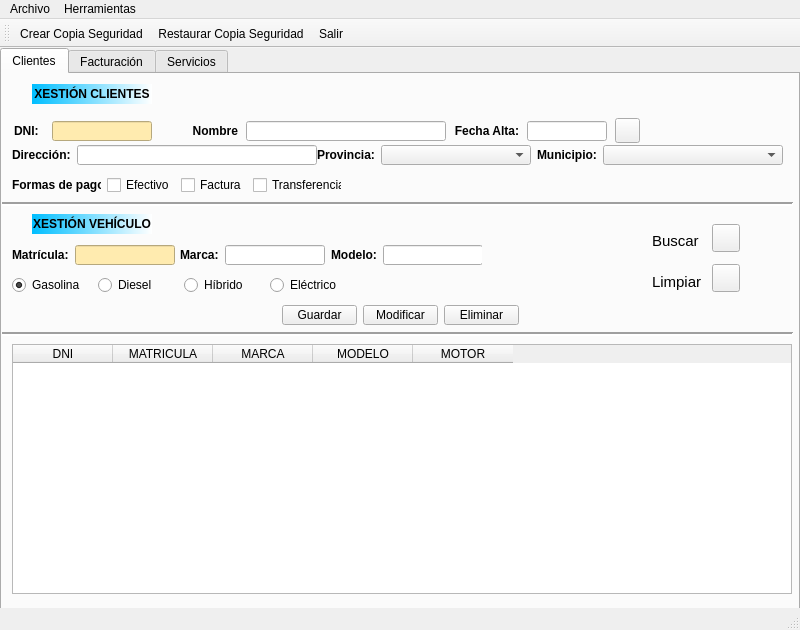
<?xml version="1.0" encoding="UTF-8"?>
<ui version="4.0">
 <class>ventMain</class>
 <widget class="QMainWindow" name="ventMain">
  <property name="geometry">
   <rect>
    <x>0</x>
    <y>0</y>
    <width>800</width>
    <height>630</height>
   </rect>
  </property>
  <property name="minimumSize">
   <size>
    <width>800</width>
    <height>630</height>
   </size>
  </property>
  <property name="maximumSize">
   <size>
    <width>800</width>
    <height>630</height>
   </size>
  </property>
  <property name="windowTitle">
   <string>Talleres Teis</string>
  </property>
  <property name="iconSize">
   <size>
    <width>28</width>
    <height>28</height>
   </size>
  </property>
  <widget class="QWidget" name="centralwidget">
   <widget class="QTabWidget" name="tabWidget">
    <property name="geometry">
     <rect>
      <x>0</x>
      <y>0</y>
      <width>800</width>
      <height>600</height>
     </rect>
    </property>
    <property name="minimumSize">
     <size>
      <width>800</width>
      <height>600</height>
     </size>
    </property>
    <property name="maximumSize">
     <size>
      <width>800</width>
      <height>600</height>
     </size>
    </property>
    <property name="currentIndex">
     <number>0</number>
    </property>
    <widget class="QWidget" name="tab">
     <attribute name="title">
      <string>Clientes</string>
     </attribute>
     <widget class="QLabel" name="label_2">
      <property name="geometry">
       <rect>
        <x>650</x>
        <y>200</y>
        <width>51</width>
        <height>16</height>
       </rect>
      </property>
      <property name="font">
       <font>
        <family>Segoe UI</family>
        <pointsize>11</pointsize>
       </font>
      </property>
      <property name="text">
       <string>Limpiar</string>
      </property>
     </widget>
     <widget class="QWidget" name="layoutWidget">
      <property name="geometry">
       <rect>
        <x>10</x>
        <y>70</y>
        <width>771</width>
        <height>22</height>
       </rect>
      </property>
      <layout class="QHBoxLayout" name="horizontalLayout_2">
       <item>
        <widget class="QLabel" name="lblDircli">
         <property name="font">
          <font>
           <weight>75</weight>
           <bold>true</bold>
          </font>
         </property>
         <property name="text">
          <string>Dirección:</string>
         </property>
        </widget>
       </item>
       <item>
        <widget class="QLineEdit" name="txtDircli">
         <property name="minimumSize">
          <size>
           <width>240</width>
           <height>20</height>
          </size>
         </property>
         <property name="maximumSize">
          <size>
           <width>240</width>
           <height>20</height>
          </size>
         </property>
        </widget>
       </item>
       <item>
        <widget class="QLabel" name="lblProcli">
         <property name="font">
          <font>
           <weight>75</weight>
           <bold>true</bold>
          </font>
         </property>
         <property name="text">
          <string>Provincia:</string>
         </property>
        </widget>
       </item>
       <item>
        <widget class="QComboBox" name="cmbProcli">
         <property name="minimumSize">
          <size>
           <width>150</width>
           <height>20</height>
          </size>
         </property>
         <property name="maximumSize">
          <size>
           <width>150</width>
           <height>20</height>
          </size>
         </property>
        </widget>
       </item>
       <item>
        <widget class="QLabel" name="lblMunicli">
         <property name="font">
          <font>
           <weight>75</weight>
           <bold>true</bold>
          </font>
         </property>
         <property name="text">
          <string>Municipio:</string>
         </property>
        </widget>
       </item>
       <item>
        <widget class="QComboBox" name="cmbMunicli">
         <property name="minimumSize">
          <size>
           <width>180</width>
           <height>20</height>
          </size>
         </property>
         <property name="maximumSize">
          <size>
           <width>180</width>
           <height>20</height>
          </size>
         </property>
        </widget>
       </item>
      </layout>
     </widget>
     <widget class="QWidget" name="layoutWidget_2">
      <property name="geometry">
       <rect>
        <x>10</x>
        <y>100</y>
        <width>330</width>
        <height>22</height>
       </rect>
      </property>
      <layout class="QHBoxLayout" name="horizontalLayout_6">
       <item>
        <widget class="QLabel" name="lblFormaspago">
         <property name="font">
          <font>
           <weight>75</weight>
           <bold>true</bold>
          </font>
         </property>
         <property name="text">
          <string>Formas de pago:</string>
         </property>
        </widget>
       </item>
       <item>
        <spacer name="horizontalSpacer_3">
         <property name="orientation">
          <enum>Qt::Horizontal</enum>
         </property>
         <property name="sizeHint" stdset="0">
          <size>
           <width>40</width>
           <height>20</height>
          </size>
         </property>
        </spacer>
       </item>
       <item>
        <widget class="QCheckBox" name="chkEfectivo">
         <property name="text">
          <string>Efectivo</string>
         </property>
        </widget>
       </item>
       <item>
        <widget class="QCheckBox" name="chkFactura">
         <property name="text">
          <string>Factura</string>
         </property>
        </widget>
       </item>
       <item>
        <widget class="QCheckBox" name="chkTrans">
         <property name="text">
          <string>Transferencia</string>
         </property>
        </widget>
       </item>
      </layout>
     </widget>
     <widget class="QTableWidget" name="tbClientes">
      <property name="geometry">
       <rect>
        <x>10</x>
        <y>270</y>
        <width>780</width>
        <height>250</height>
       </rect>
      </property>
      <property name="minimumSize">
       <size>
        <width>780</width>
        <height>250</height>
       </size>
      </property>
      <property name="maximumSize">
       <size>
        <width>780</width>
        <height>250</height>
       </size>
      </property>
      <property name="styleSheet">
       <string notr="true"/>
      </property>
      <property name="alternatingRowColors">
       <bool>true</bool>
      </property>
      <property name="selectionBehavior">
       <enum>QAbstractItemView::SelectRows</enum>
      </property>
      <column>
       <property name="text">
        <string>DNI</string>
       </property>
      </column>
      <column>
       <property name="text">
        <string>MATRICULA</string>
       </property>
      </column>
      <column>
       <property name="text">
        <string>MARCA</string>
       </property>
      </column>
      <column>
       <property name="text">
        <string>MODELO</string>
       </property>
      </column>
      <column>
       <property name="text">
        <string>MOTOR</string>
       </property>
      </column>
     </widget>
     <widget class="QWidget" name="layoutWidget_3">
      <property name="geometry">
       <rect>
        <x>10</x>
        <y>200</y>
        <width>340</width>
        <height>22</height>
       </rect>
      </property>
      <layout class="QHBoxLayout" name="horizontalLayout_4">
       <item>
        <widget class="QRadioButton" name="rbtGasolina">
         <property name="minimumSize">
          <size>
           <width>80</width>
           <height>20</height>
          </size>
         </property>
         <property name="maximumSize">
          <size>
           <width>80</width>
           <height>20</height>
          </size>
         </property>
         <property name="text">
          <string>Gasolina</string>
         </property>
         <property name="checked">
          <bool>true</bool>
         </property>
        </widget>
       </item>
       <item>
        <widget class="QRadioButton" name="rbtDiesel">
         <property name="minimumSize">
          <size>
           <width>80</width>
           <height>20</height>
          </size>
         </property>
         <property name="maximumSize">
          <size>
           <width>80</width>
           <height>20</height>
          </size>
         </property>
         <property name="text">
          <string>Diesel</string>
         </property>
        </widget>
       </item>
       <item>
        <widget class="QRadioButton" name="rbtHibrido">
         <property name="minimumSize">
          <size>
           <width>80</width>
           <height>20</height>
          </size>
         </property>
         <property name="maximumSize">
          <size>
           <width>80</width>
           <height>20</height>
          </size>
         </property>
         <property name="text">
          <string>Híbrido</string>
         </property>
        </widget>
       </item>
       <item>
        <widget class="QRadioButton" name="rbtElectrico">
         <property name="minimumSize">
          <size>
           <width>80</width>
           <height>20</height>
          </size>
         </property>
         <property name="text">
          <string>Eléctrico</string>
         </property>
        </widget>
       </item>
      </layout>
     </widget>
     <widget class="QPushButton" name="btnLimpiacli">
      <property name="geometry">
       <rect>
        <x>710</x>
        <y>190</y>
        <width>28</width>
        <height>28</height>
       </rect>
      </property>
      <property name="minimumSize">
       <size>
        <width>28</width>
        <height>28</height>
       </size>
      </property>
      <property name="maximumSize">
       <size>
        <width>28</width>
        <height>28</height>
       </size>
      </property>
      <property name="text">
       <string/>
      </property>
      <property name="icon">
       <iconset>
        <normaloff>img/limpiar.png</normaloff>img/limpiar.png</iconset>
      </property>
      <property name="iconSize">
       <size>
        <width>24</width>
        <height>24</height>
       </size>
      </property>
     </widget>
     <widget class="Line" name="line">
      <property name="geometry">
       <rect>
        <x>-10</x>
        <y>120</y>
        <width>801</width>
        <height>20</height>
       </rect>
      </property>
      <property name="lineWidth">
       <number>2</number>
      </property>
      <property name="orientation">
       <enum>Qt::Horizontal</enum>
      </property>
     </widget>
     <widget class="Line" name="line_2">
      <property name="geometry">
       <rect>
        <x>-10</x>
        <y>250</y>
        <width>801</width>
        <height>20</height>
       </rect>
      </property>
      <property name="styleSheet">
       <string notr="true"/>
      </property>
      <property name="lineWidth">
       <number>2</number>
      </property>
      <property name="orientation">
       <enum>Qt::Horizontal</enum>
      </property>
     </widget>
     <widget class="QLabel" name="lblTitulocli">
      <property name="geometry">
       <rect>
        <x>30</x>
        <y>10</y>
        <width>120</width>
        <height>20</height>
       </rect>
      </property>
      <property name="minimumSize">
       <size>
        <width>120</width>
        <height>20</height>
       </size>
      </property>
      <property name="maximumSize">
       <size>
        <width>120</width>
        <height>20</height>
       </size>
      </property>
      <property name="font">
       <font>
        <weight>75</weight>
        <bold>true</bold>
       </font>
      </property>
      <property name="styleSheet">
       <string notr="true">background-color: qlineargradient(spread:pad, x1:0, y1:0, x2:1, y2:0, stop:0 rgba(0, 190, 255, 255), stop:1 rgba(255, 255, 255, 255));</string>
      </property>
      <property name="text">
       <string>XESTIÓN CLIENTES</string>
      </property>
      <property name="alignment">
       <set>Qt::AlignCenter</set>
      </property>
     </widget>
     <widget class="QWidget" name="layoutWidget_4">
      <property name="geometry">
       <rect>
        <x>10</x>
        <y>170</y>
        <width>470</width>
        <height>22</height>
       </rect>
      </property>
      <layout class="QHBoxLayout" name="horizontalLayout_3">
       <item>
        <widget class="QLabel" name="lblMatri">
         <property name="font">
          <font>
           <weight>75</weight>
           <bold>true</bold>
          </font>
         </property>
         <property name="text">
          <string>Matrícula:</string>
         </property>
        </widget>
       </item>
       <item>
        <widget class="QLineEdit" name="txtCar">
         <property name="minimumSize">
          <size>
           <width>100</width>
           <height>20</height>
          </size>
         </property>
         <property name="maximumSize">
          <size>
           <width>100</width>
           <height>20</height>
          </size>
         </property>
         <property name="styleSheet">
          <string notr="true">background-color:rgb(255, 235, 175)</string>
         </property>
        </widget>
       </item>
       <item>
        <widget class="QLabel" name="lblMar">
         <property name="font">
          <font>
           <weight>75</weight>
           <bold>true</bold>
          </font>
         </property>
         <property name="text">
          <string>Marca:</string>
         </property>
        </widget>
       </item>
       <item>
        <widget class="QLineEdit" name="txtModelo">
         <property name="minimumSize">
          <size>
           <width>100</width>
           <height>20</height>
          </size>
         </property>
         <property name="maximumSize">
          <size>
           <width>100</width>
           <height>20</height>
          </size>
         </property>
        </widget>
       </item>
       <item>
        <widget class="QLabel" name="lblModelo">
         <property name="font">
          <font>
           <weight>75</weight>
           <bold>true</bold>
          </font>
         </property>
         <property name="text">
          <string>Modelo:</string>
         </property>
        </widget>
       </item>
       <item>
        <widget class="QLineEdit" name="txtMarca">
         <property name="minimumSize">
          <size>
           <width>100</width>
           <height>20</height>
          </size>
         </property>
         <property name="maximumSize">
          <size>
           <width>100</width>
           <height>20</height>
          </size>
         </property>
        </widget>
       </item>
      </layout>
     </widget>
     <widget class="QWidget" name="layoutWidget_5">
      <property name="geometry">
       <rect>
        <x>10</x>
        <y>40</y>
        <width>636</width>
        <height>34</height>
       </rect>
      </property>
      <layout class="QHBoxLayout" name="horizontalLayout">
       <item>
        <widget class="QLabel" name="lblDni">
         <property name="minimumSize">
          <size>
           <width>30</width>
           <height>20</height>
          </size>
         </property>
         <property name="maximumSize">
          <size>
           <width>30</width>
           <height>20</height>
          </size>
         </property>
         <property name="font">
          <font>
           <weight>75</weight>
           <bold>true</bold>
          </font>
         </property>
         <property name="text">
          <string>DNI:</string>
         </property>
         <property name="alignment">
          <set>Qt::AlignLeading|Qt::AlignLeft|Qt::AlignVCenter</set>
         </property>
        </widget>
       </item>
       <item>
        <widget class="QLineEdit" name="txtDni">
         <property name="minimumSize">
          <size>
           <width>100</width>
           <height>20</height>
          </size>
         </property>
         <property name="maximumSize">
          <size>
           <width>100</width>
           <height>20</height>
          </size>
         </property>
         <property name="styleSheet">
          <string notr="true">background-color:rgb(255, 235, 175)</string>
         </property>
        </widget>
       </item>
       <item>
        <widget class="QLabel" name="lblValidardni">
         <property name="minimumSize">
          <size>
           <width>20</width>
           <height>20</height>
          </size>
         </property>
         <property name="maximumSize">
          <size>
           <width>20</width>
           <height>20</height>
          </size>
         </property>
         <property name="text">
          <string/>
         </property>
        </widget>
       </item>
       <item>
        <widget class="QLabel" name="lblNombre">
         <property name="minimumSize">
          <size>
           <width>50</width>
           <height>20</height>
          </size>
         </property>
         <property name="maximumSize">
          <size>
           <width>50</width>
           <height>20</height>
          </size>
         </property>
         <property name="font">
          <font>
           <weight>75</weight>
           <bold>true</bold>
          </font>
         </property>
         <property name="text">
          <string>Nombre</string>
         </property>
         <property name="alignment">
          <set>Qt::AlignRight|Qt::AlignTrailing|Qt::AlignVCenter</set>
         </property>
        </widget>
       </item>
       <item>
        <widget class="QLineEdit" name="txtNombre">
         <property name="minimumSize">
          <size>
           <width>200</width>
           <height>20</height>
          </size>
         </property>
         <property name="maximumSize">
          <size>
           <width>200</width>
           <height>20</height>
          </size>
         </property>
        </widget>
       </item>
       <item>
        <widget class="QLabel" name="lblFechaltacli">
         <property name="minimumSize">
          <size>
           <width>65</width>
           <height>20</height>
          </size>
         </property>
         <property name="maximumSize">
          <size>
           <width>65</width>
           <height>20</height>
          </size>
         </property>
         <property name="font">
          <font>
           <weight>75</weight>
           <bold>true</bold>
          </font>
         </property>
         <property name="text">
          <string>Fecha Alta:</string>
         </property>
         <property name="alignment">
          <set>Qt::AlignRight|Qt::AlignTrailing|Qt::AlignVCenter</set>
         </property>
        </widget>
       </item>
       <item>
        <widget class="QLineEdit" name="txtFechaltacli">
         <property name="minimumSize">
          <size>
           <width>80</width>
           <height>20</height>
          </size>
         </property>
         <property name="maximumSize">
          <size>
           <width>80</width>
           <height>20</height>
          </size>
         </property>
        </widget>
       </item>
       <item>
        <widget class="QPushButton" name="btnFechaltacli">
         <property name="minimumSize">
          <size>
           <width>25</width>
           <height>25</height>
          </size>
         </property>
         <property name="maximumSize">
          <size>
           <width>25</width>
           <height>25</height>
          </size>
         </property>
         <property name="text">
          <string/>
         </property>
         <property name="icon">
          <iconset>
           <normaloff>img/calendario.png</normaloff>img/calendario.png</iconset>
         </property>
         <property name="iconSize">
          <size>
           <width>32</width>
           <height>32</height>
          </size>
         </property>
        </widget>
       </item>
      </layout>
     </widget>
     <widget class="QPushButton" name="btnBuscacli">
      <property name="geometry">
       <rect>
        <x>710</x>
        <y>150</y>
        <width>28</width>
        <height>28</height>
       </rect>
      </property>
      <property name="minimumSize">
       <size>
        <width>28</width>
        <height>28</height>
       </size>
      </property>
      <property name="maximumSize">
       <size>
        <width>28</width>
        <height>28</height>
       </size>
      </property>
      <property name="text">
       <string/>
      </property>
      <property name="icon">
       <iconset>
        <normaloff>img/buscar.png</normaloff>img/buscar.png</iconset>
      </property>
      <property name="iconSize">
       <size>
        <width>24</width>
        <height>24</height>
       </size>
      </property>
     </widget>
     <widget class="QWidget" name="layoutWidget_6">
      <property name="geometry">
       <rect>
        <x>280</x>
        <y>230</y>
        <width>239</width>
        <height>22</height>
       </rect>
      </property>
      <layout class="QHBoxLayout" name="horizontalLayout_5">
       <item>
        <widget class="QPushButton" name="btnGuardacli">
         <property name="minimumSize">
          <size>
           <width>75</width>
           <height>20</height>
          </size>
         </property>
         <property name="maximumSize">
          <size>
           <width>75</width>
           <height>20</height>
          </size>
         </property>
         <property name="text">
          <string>Guardar</string>
         </property>
        </widget>
       </item>
       <item>
        <widget class="QPushButton" name="btnModifcli">
         <property name="minimumSize">
          <size>
           <width>75</width>
           <height>20</height>
          </size>
         </property>
         <property name="maximumSize">
          <size>
           <width>75</width>
           <height>20</height>
          </size>
         </property>
         <property name="text">
          <string>Modificar</string>
         </property>
        </widget>
       </item>
       <item>
        <widget class="QPushButton" name="btnBorracli">
         <property name="minimumSize">
          <size>
           <width>75</width>
           <height>20</height>
          </size>
         </property>
         <property name="maximumSize">
          <size>
           <width>75</width>
           <height>20</height>
          </size>
         </property>
         <property name="text">
          <string>Eliminar</string>
         </property>
        </widget>
       </item>
      </layout>
     </widget>
     <widget class="QLabel" name="label">
      <property name="geometry">
       <rect>
        <x>650</x>
        <y>160</y>
        <width>47</width>
        <height>13</height>
       </rect>
      </property>
      <property name="font">
       <font>
        <family>Segoe UI</family>
        <pointsize>11</pointsize>
       </font>
      </property>
      <property name="text">
       <string>Buscar</string>
      </property>
     </widget>
     <widget class="QLabel" name="lblCar">
      <property name="geometry">
       <rect>
        <x>30</x>
        <y>140</y>
        <width>120</width>
        <height>20</height>
       </rect>
      </property>
      <property name="minimumSize">
       <size>
        <width>120</width>
        <height>20</height>
       </size>
      </property>
      <property name="maximumSize">
       <size>
        <width>120</width>
        <height>20</height>
       </size>
      </property>
      <property name="font">
       <font>
        <weight>75</weight>
        <bold>true</bold>
       </font>
      </property>
      <property name="styleSheet">
       <string notr="true">background-color: qlineargradient(spread:pad, x1:0, y1:0, x2:1, y2:0, stop:0 rgba(0, 190, 255, 255), stop:1 rgba(255, 255, 255, 255));</string>
      </property>
      <property name="text">
       <string>XESTIÓN VEHÍCULO</string>
      </property>
      <property name="alignment">
       <set>Qt::AlignCenter</set>
      </property>
     </widget>
    </widget>
    <widget class="QWidget" name="tab_2">
     <attribute name="title">
      <string>Facturación</string>
     </attribute>
    </widget>
    <widget class="QWidget" name="tab_3">
     <attribute name="title">
      <string>Servicios</string>
     </attribute>
    </widget>
   </widget>
  </widget>
  <widget class="QStatusBar" name="statusbar"/>
  <widget class="QMenuBar" name="menubar">
   <property name="geometry">
    <rect>
     <x>0</x>
     <y>0</y>
     <width>800</width>
     <height>21</height>
    </rect>
   </property>
   <widget class="QMenu" name="menuArchivo">
    <property name="title">
     <string>Archivo</string>
    </property>
    <addaction name="actionSalir"/>
   </widget>
   <widget class="QMenu" name="menuHerramientas">
    <property name="title">
     <string>Herramientas</string>
    </property>
    <addaction name="actionCrear_Copia_Seguridad"/>
    <addaction name="actionRestaurar_Copia_Seguridad"/>
    <addaction name="actionExportar_Datos"/>
    <addaction name="actionImportar_Datos"/>
   </widget>
   <addaction name="menuArchivo"/>
   <addaction name="menuHerramientas"/>
  </widget>
  <widget class="QToolBar" name="toolBar">
   <property name="windowTitle">
    <string>toolBar</string>
   </property>
   <attribute name="toolBarArea">
    <enum>TopToolBarArea</enum>
   </attribute>
   <attribute name="toolBarBreak">
    <bool>false</bool>
   </attribute>
   <addaction name="actionCrear_Copia_Seguridad"/>
   <addaction name="actionRestaurar_Copia_Seguridad"/>
   <addaction name="actionSalirbar"/>
  </widget>
  <action name="actionSalir">
   <property name="text">
    <string>Salir</string>
   </property>
   <property name="shortcut">
    <string>Alt+S</string>
   </property>
  </action>
  <action name="actionSalirbar">
   <property name="icon">
    <iconset>
     <normaloff>img/salir.png</normaloff>img/salir.png</iconset>
   </property>
   <property name="text">
    <string>Salir</string>
   </property>
  </action>
  <action name="actionCrear_Copia_Seguridad">
   <property name="icon">
    <iconset>
     <normaloff>img/copia.png</normaloff>img/copia.png</iconset>
   </property>
   <property name="text">
    <string>Crear Copia Seguridad</string>
   </property>
  </action>
  <action name="actionRestaurar_Copia_Seguridad">
   <property name="icon">
    <iconset>
     <normaloff>img/restaurar.png</normaloff>img/restaurar.png</iconset>
   </property>
   <property name="text">
    <string>Restaurar Copia Seguridad</string>
   </property>
  </action>
  <action name="actionExportar_Datos">
   <property name="text">
    <string>Exportar Datos</string>
   </property>
   <property name="shortcut">
    <string>Alt+E</string>
   </property>
  </action>
  <action name="actionImportar_Datos">
   <property name="text">
    <string>Importar Datos</string>
   </property>
   <property name="shortcut">
    <string>Alt+I</string>
   </property>
  </action>
 </widget>
 <resources/>
 <connections/>
</ui>
